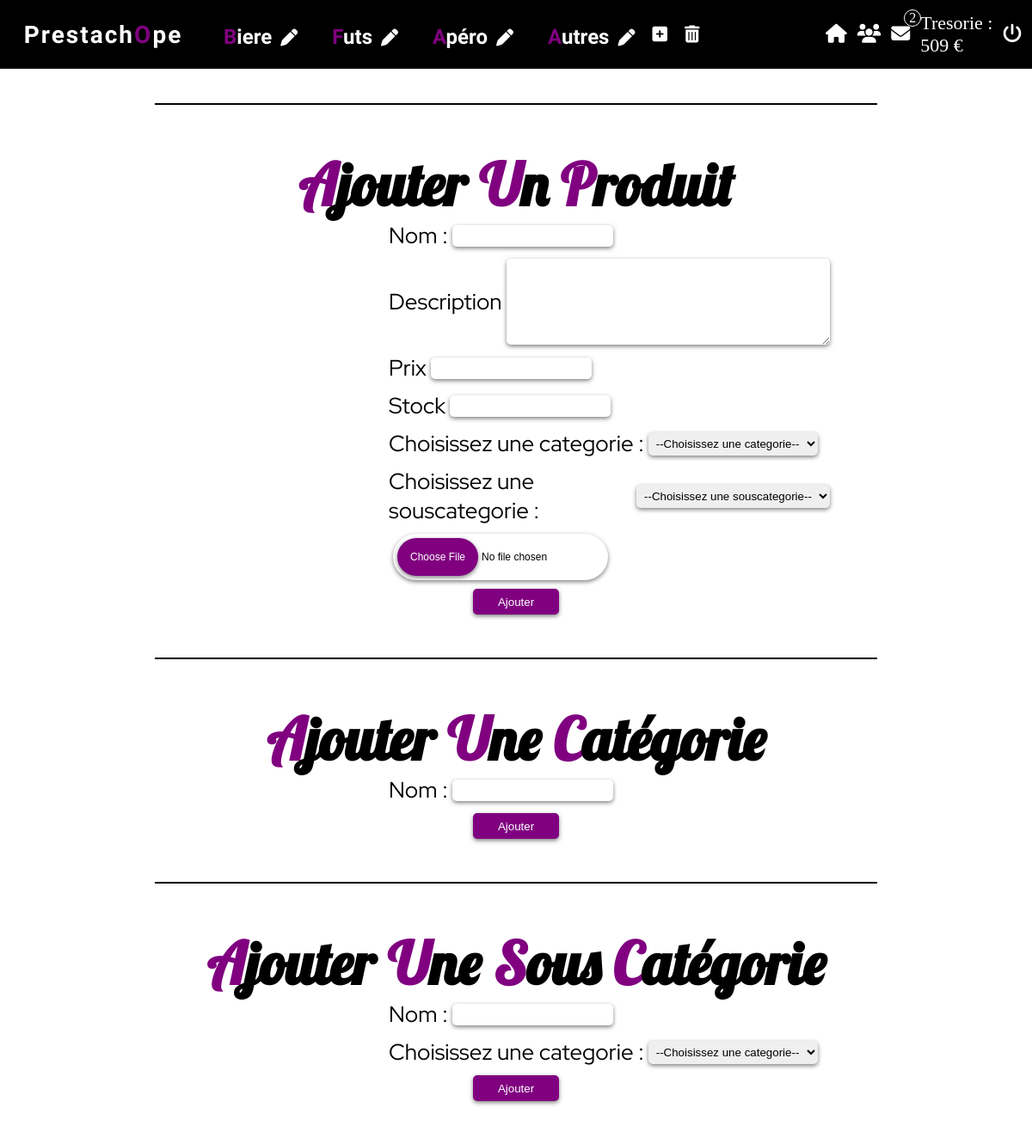
/index.php?page=new (signed in), run on the app's committed database.
### tables this page shows
CREATE TABLE `categorie` (
  `idCategorie` int(11) NOT NULL,
  `categorieProduit` varchar(20) NOT NULL
);

### web/DAO/categorieDAO.php (called while the page is built, shortened)
<?php
class categorieDAO
{
        public static function selectcategorie()
    {
        include_once 'DTO/categorieDTO.php';
        $dbb = databaselinker::getconnexion();
        $dbbb=$dbb->prepare('SELECT * FROM prestachope_bdd5.categorie');
    	$dbbb->execute();
        $d = $dbbb->fetchAll();
        $tab=[];
    	foreach ($d as $db)
    	{
            $categorie= new categorieDTO();
            $categorie->setCategorieProduit($db['categorieProduit']);
            $categorie->setIdCategorie($db['idCategorie']);
            $tab[]=$categorie;
    	}
        return $tab;
    }
}
?>

### web/DTO/categorieDTO.php (called while the page is built)
<?php
	class categorieDTO
	{
            private $categorieProduit;
            private $idCategorie;
            public function getCategorieProduit() {
                return $this->categorieProduit;
            }
            public function setCategorieProduit($categorieProduit): void {
                $this->categorieProduit = $categorieProduit;
            }
            public function getIdCategorie() {
            return $this->idCategorie;
            }
            public function setIdCategorie($idCategorie): void {
            $this->idCategorie = $idCategorie;
            }
        }
?>

### web/DAO/contactDAO.php (called while the page is built, shortened)
<?php
class contactDAO
{
        public static function selecnbtmsg()
    {
        $dbb = databaselinker::getconnexion();
        $dbbb=$dbb->prepare('SELECT COUNT(*) FROM prestachope_bdd5.contact WHERE statuts=0');
    	$dbbb->execute();
        $d = $dbbb->fetchAll();
    	foreach ($d as $db)
    	{
            return $db['COUNT(*)'];
    	}
    }
}
?>

### web/DAO/commandeDAO.php (called while the page is built, shortened)
<?php
class commandeDAO {
        public static function gettresorie()
    {
        $dbb = databaselinker::getconnexion();
        $dbbb=$dbb->prepare('SELECT ROUND(SUM(facture)) FROM `commande`');
    	$dbbb->execute();
        $d = $dbbb->fetchAll();
        foreach ($d as $db)
        {
            return $db['ROUND(SUM(facture))'];
        }
    }
}

### web/pages/creation/Creation_controlleur.php (called while the page is built, shortened)
<?php
class Creation_controlleur
{
    public function includeview()
    {
        include_once 'Creation_view.php';
    }
}
?>

### web/pages/creation/Creation_view.php (the view, shortened to what this page needs)
 <!DOCTYPE html>
    <link rel="stylesheet" type="text/css" href="assets/css/Add_produit.css" media="all"/>
    <html>
    <head>
    </head>
    <body>
        <div class="contenue">
            <div class="prod">
            <?php
            if (isset($_SESSION['admin'])&& $_SESSION['admin']==1)
            {
                include_once 'Creation_controlleur.php';
                    ?> <p class="checkmsg"><i class="fas fa-check"></i>  Le produit <?php echo $_POST['Nom']; ?> a bien ete ajouté </p>
                <div class="titreadd">
                    <h1> <span>A</span>jouter <span>U</span>n <span>P</span>roduit </h1>
                </div>
                <form action="" method="post" enctype="multipart/form-data">
                <div class="form-example">
                    <label for="Nom">Nom :</label>
                    <input type="text" name="Nom" id="Nom" required>
                </div>
                <div class="form-example">
                    <label for="description">Description</label>
                    <textarea type="text" name="description" id="description" required></textarea>
                </div>
                <div class="form-example">
                    <label for="prix">Prix</label>
                    <input type="text" name="prix" id="description" required>
                </div>
                <div class="form-example">
                    <label for="stock">Stock</label>
                    <input type="number" name="Stock" id="description" required>
                </div>
                    <div class="form-example">
                        <label for="categorie">Choisissez une categorie :</label>
                        <select name="categorie">
                        <option value="">--Choisissez une categorie--</option>
                        </select>
                    </div>
                    <div class="form-example">
                        <label for="souscategorie">Choisissez une souscategorie :</label>
                        <select name="souscategorie">
                        <option value="">--Choisissez une souscategorie--</option>
                        </select>
                    </div>
                    <div class="form-example">
                        <input class="upload-box" type="file" name="fileToUpload" id="fileToUpload"><br>
                    </div>
                    <div class="titreadd">
                        <input class="btnadd" type="submit" value="Ajouter" name="submit">
                    </div>
                    </form>
            </div>
                <div class="prod">
                    <div class="titreadd">
                        <h1> <span>A</span>jouter <span>U</span>ne <span>C</span>atégorie</h1>
                    </div>
                    <form action="" method="post">
                        <div class="form-example">
                        <label for="Nomcate">Nom :</label>
                        <input type="text" name="Nomcate" id="Nom" required>
                        </div>
                        <div class="titreadd">
                            <input class="btnadd" type="submit" value="Ajouter" name="submit">
                        </div>
                    </form>
                </div>
                <div class="prod">
                    <div class="titreadd">
                        <h1> <span>A</span>jouter <span>U</span>ne <span>S</span>ous <span>C</span>atégorie</h1>
                    </div>
                    <form action="" method="post">
                    <div class="form-example">
                        <label for="Nom">Nom :</label>
                        <input type="text" name="Nomsous" id="Nom" required>
                    </div>
                    <div class="form-example">
                        <label for="categorie">Choisissez une categorie :</label>
                        <select name="categorie">
                        <option value="">--Choisissez une categorie--</option>
                        <?php
                             include_once 'DAO\categorieDAO.php';
                        ?>
                        </select>
                    </div>
                    <div class="titreadd">
                        <input class="btnadd" type="submit" value="Ajouter" name="submit">
                    </div>
                    </form>
                </div>
        </div>
    </body>
    </html>
<?php
}
?>

### web/pages/header.php (shortened to what this page needs)
<!DOCTYPE html>
<html>
    <head>
        <link rel="stylesheet" href="assets/css/header.css"/>
    </head>
    <body>
        <header>
            <div class="containt">
                <div class="top">
                    <div class="titre">
                        <h1> <a href="index.php?page=vitrine">Prestach<span>O</span>pe </a></h1>
                    </div>
                </div>
                <div class="dropdown">
                    <?php
                    include_once 'DAO/categorieDAO.php';
                    $allcategories=categorieDAO::selectcategorie();
                    foreach ($allcategories as $all)
                    {
                    echo '
                    <div class="cat">
                        <ul>
                            <li class="ligne">
                                <h2><a href="index.php?categorie='.$all->getIdCategorie().'&page=pagerecherche" value='.$all->getIdCategorie().'>'.$all->getCategorieProduit().'</a>';
                                if (isset($_SESSION['admin']))
                                {
                                    if ($_SESSION['admin']==1)
                                    {
                                        echo '<a href="index.php?categorie='.$all->getIdCategorie().'&page=modif&nom='.$all->getCategorieProduit().'" value='.$all->getIdCategorie().'><i class="fas fa-pen"></i></a></h2>';
                                    }
                                }
                               echo '<ul class="sub-menu">';
                                    echo '
                                </ul>
                            </li>
                        </ul>
                    </div>';
                    }
                ?>
                     <?php
                    if(isset($_SESSION['admin']))
                    {
                        if ($_SESSION['admin']==1)
                        {
                       ?>
                        <div class="cat">
                            <ul>
                                <div class="btnadmin">
                                <a href="index.php?page=new"><i class="fas fa-plus-square"></i></i></a>
                                <a href="index.php?page=delete"><i class="fas fa-trash-alt"></i></a>
                                </div>
                            </ul>
                        </div>
                    <?php
                        }
                    }
                    ?>
                </div>
                <div class="btndroite">
                    <a href="index.php?page=presentation"  value="presentation" ><i class="fas fa-home"></i></a>
                    <?php
                    if(isset($_SESSION['admin']))
                    {
                        if ($_SESSION['admin']==1)
                        {
                            echo '<a href="index.php?page=gestion"><i class="fas fa-users"></i></a>';
                            include_once 'DAO/contactDAO.php';
                            if (contactDAO::selecnbtmsg()!=0)
                            {
                               ?>
                                <div class="messagehead">
                                    <a href="index.php?page=contact"><i class="fas fa-envelope"></i></a>
                                    <div class="nbmess">
                                        <p><?php echo contactDAO::selecnbtmsg();?> </p>
                                    </div>
                                </div>
                                <?php
                            }
                            include_once 'DAO/commandeDAO.php';
                            ?> <p>Tresorie : <?php echo commandeDAO::gettresorie();?> € </p>
                    <?php
                        }
                        else
                        {
                            echo '<a href="index.php?page=contact"><i class="fas fa-envelope"></i></a><br>';
                        }
                    }
                    if (isset($_SESSION['nom'],$_SESSION['prenom']))
                    {
                            ?>
                        ?> <a href="index.php?page=deco"><i class="fas fa-power-off"></i></a>
                        <?php
                    }
                    else {
                        ?>
                            <a href="index.php?page=connexion"  value="connexion" ><i class="far fa-user"></i></a>
                        <?php
                    }
                    ?>
                </div>
            </div>
        </header>
    </body>
</html>

### web/assets/css/header.css (style rules this page uses)
* { padding: 0; margin: 0; box-sizing: border-box; }
html { font-size: 62.5%; }
.containt { width: 100%; height: 80px; background-color: black; color: #fff; position: fixed; display: flex; top: 0; z-index: 2; }
.titre a { text-decoration: none; color: #fff; font-family: 'Uncial Antiqua', cursive; font-size: 2.8rem; letter-spacing: 2px; }
.titre a span { color: purple; }
.top { display: flex; width: 20%; justify-content: center; align-items: center; }
.dropdown { display: flex; width: 60%; align-items: center; }
.btndroite { display: flex; width: 20%; align-items: center; justify-content: center; font-size: 2.2rem; }
.btndroite a { text-decoration: none; color: white; margin-right: 12px; }
.dropdown .ligne { display: inline-block; vertical-align: top; font-size: 20px; margin-right:20px; margin-left: 20px; position: relative; font-family: 'Shadows Into Light', cursive; }
.ligne a { color: #fff; font-size: 2.4rem; }
.ligne h2::first-letter { color: purple; }
.dropdown a { text-decoration: none; }
.dropdown li { list-style: none; }
.dropdown { display: flex; }
.ligne a { transition: 0.5s; }
.fa-pen { margin-left: 10px; font-size: 20px; }
.fas { transition: 0.5s; }
.nbmess { height: 20px; width: 20px; display: flex; justify-content: center; align-items: center; border: solid 1px white; border-radius: 50%; position: absolute; margin-left: 15px; margin-top: 10px; top:1%; font-size: 1.6rem; }
.messagehead { display: flex; height: 100%; align-items: center; }
.btnadmin { display: flex; height: 100%; align-items: center; }
.btnadmin i { font-size: 20px; }
.fa-power-off { margin-left: 10px; }
.btnadmin i { color: white; margin-right: 20px; }

### web/assets/css/Add_produit.css (style rules this page uses)
* { padding: 0; margin: 0; box-sizing: border-box; }
html { font-size: 62.5%; }
body { width: 100%; height: 100%; }
.contenue { width: 100%; height: 100%; margin-top: 10%; z-index: 1; display: flex; justify-content: center; align-items: center; flex-direction: column; }
.prod h1 { font-size: 6.8rem; font-family: 'Lobster', cursive; }
.prod h1 span { color: purple; }
.prod { width: 70%; display: flex; flex-direction: column; justify-content: center; border-top: solid 2px black; padding: 50px; }
.prod label { font-size: 2.6rem; font-family: 'Red Hat Display', sans-serif; }
.prod input, .prod select, .prod textarea { border: none; outline: none; padding: 5px; border-radius: 5px; margin: 0 5px !important; box-shadow: 0 2px 5px rgba(0,0,0,.5); }
.prod textarea { height: 100px; width: 400px; }
.form-example { margin-bottom: 10px; display: flex; align-items: center; margin-left: 30%; }
.titreadd { width: 100%; display: flex; justify-content: center; }
.btnadd { height: 30px; width: 100px; background: purple; color: white; transition: 0.5s; }
input[type="file"] { font-size: 12px; background: white; border-radius: 50px; box-shadow: 0 2px 5px rgba(0,0,0,.5); width: 250px; outline: none; }

### data on the page
categorie: $all->getIdCategorie() 1 (drawn), categorieProduit "Biere"
categorie: $all->getIdCategorie() 2 (drawn), categorieProduit "Futs"
categorie: $all->getIdCategorie() 3 (drawn), categorieProduit "Apéro"
categorie: $all->getIdCategorie() 5 (drawn), categorieProduit "Autres"

### other printed values
contactDAO::selecnbtmsg() "2"
commandeDAO::gettresorie() "509"
